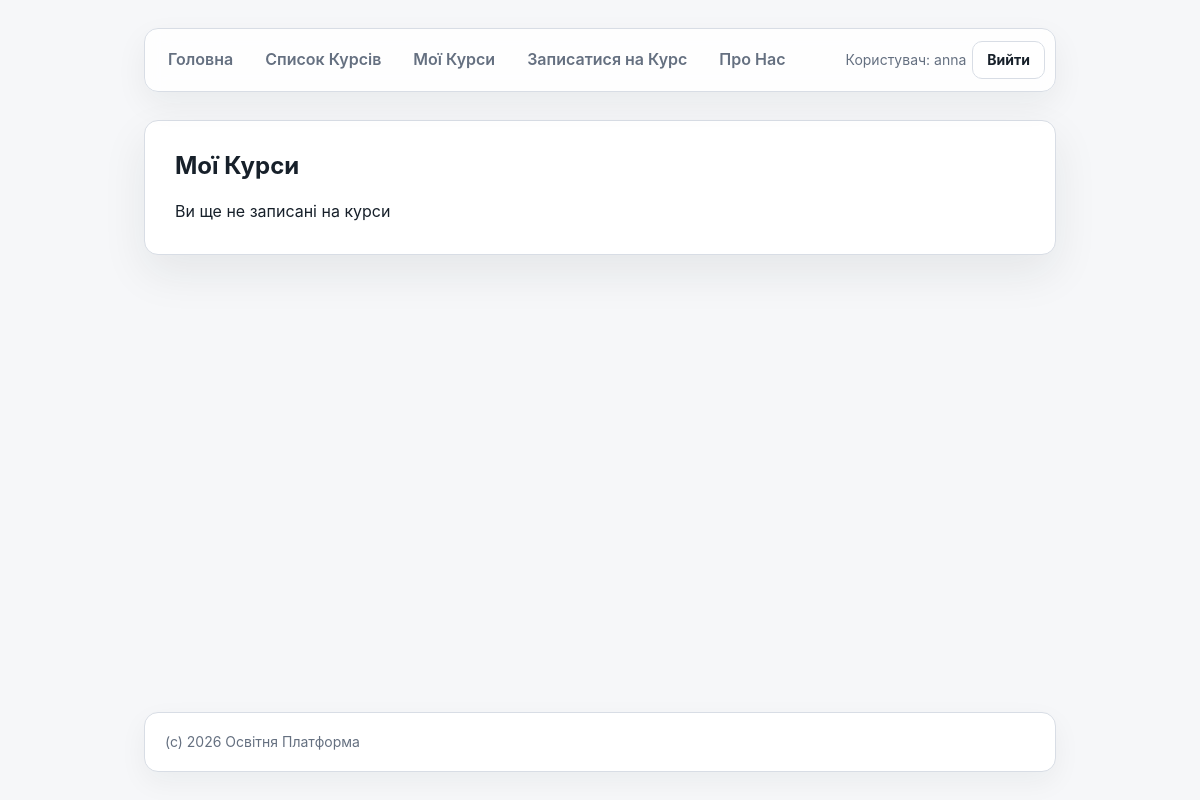
The page /my-courses/ (signed in) on the database as committed earlier.
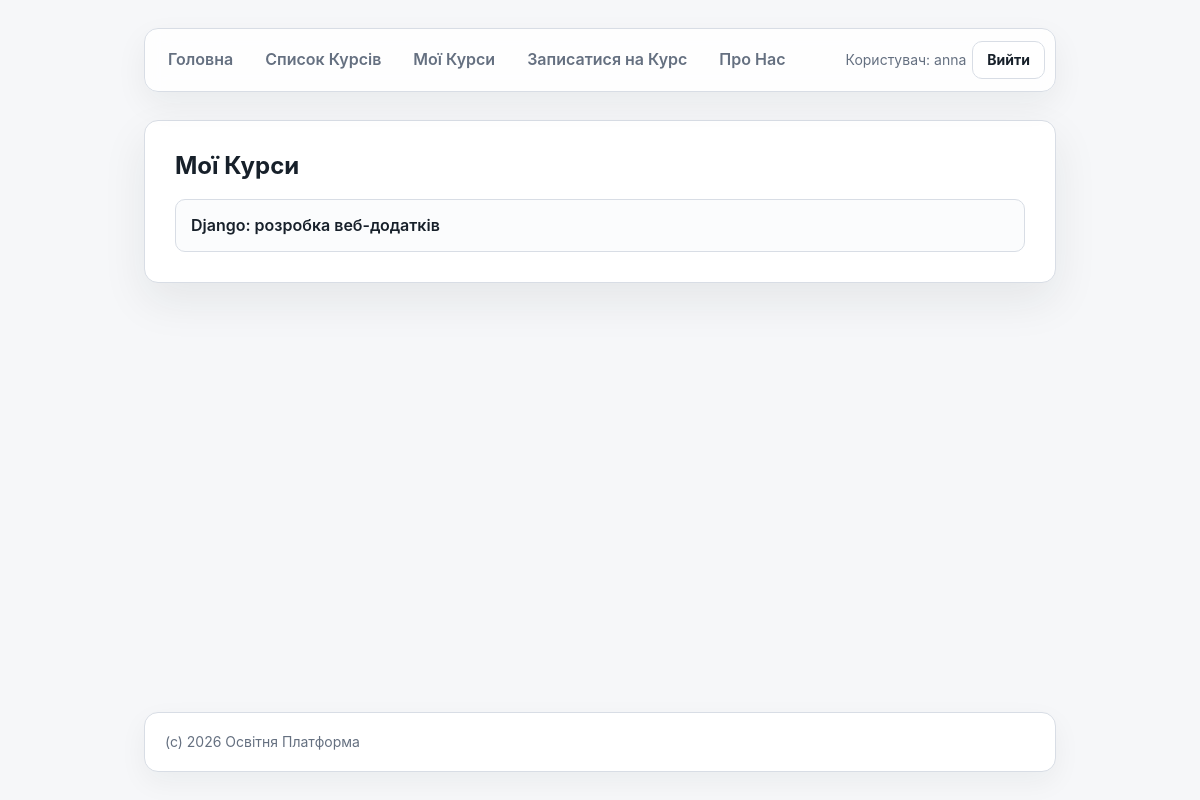
The same page on the database as committed later.
### courses/models/enrollment.py (models this page shows)
class Enrollment(models.Model):
    course = models.ForeignKey(Course, on_delete=models.CASCADE, related_name='enrollments')
    student = models.ForeignKey(settings.AUTH_USER_MODEL, on_delete=models.CASCADE, related_name='enrollments')
    is_active = models.BooleanField(default=True)
    created_at = models.DateTimeField(auto_now_add=True)

### courses/models/course.py (models this page shows, shortened)
class Course(models.Model):
    LEVELS = [
        ('beginner', 'Beginner'),
        ('intermediate', 'Intermediate'),
        ('advanced', 'Advanced'),
    ]
    name = models.CharField(max_length=200)
    description = models.TextField()
    author = models.CharField(max_length=200, null=True, blank=True)
    level = models.CharField(max_length=32, choices=LEVELS, default='beginner')
    price = models.DecimalField(decimal_places=2, max_digits=6, default=5000.0)
    is_test = models.BooleanField(default=False)
    created_at = models.DateTimeField(auto_now_add=True)
    updated_at = models.DateTimeField(auto_now=True)

### courses/views.py (the view)
# urls.py: path('my-courses/', my_courses, name='my_courses'),
@login_required
def my_courses(request):
    enrollments = Enrollment.objects.filter(student=request.user).select_related('course')
    return render(request, 'courses/my_courses.html', {'enrollments': enrollments})

### courses/templates/courses/my_courses.html (shortened to what this page needs)
{% extends 'courses/base.html' %}
{% block main %}
<main>
    <strong>Мої Курси</strong>
    <ul>
    {% for enrollment in enrollments %}
        <li><a href="{% url 'course_details' enrollment.course.id %}">{{ enrollment.course.name }}</a></li>
    {% empty %}
        Ви ще не записані на курси
    {% endfor %}
    </ul>
</main>
{% endblock %}

### courses/templates/courses/base.html (shortened to what this page needs)
<!doctype html>
{% load static %}
<html lang="uk">
<head>
    <link rel="stylesheet" href="{% static 'courses/css/style.css' %}?t=2" />
</head>
<body>
{% include 'courses/includes/navbar.html' %}
{% block main %}
{% endblock %}
{% include 'courses/includes/footer.html' %}
</body>
</html>

### courses/templates/courses/includes/navbar.html (shortened to what this page needs)
<nav>
    <div class="nav-links">
        <a href="{% url 'home' %}">Головна</a>
        <a href="{% url 'courses_list' %}">Список Курсів</a>
        {% if request.user.is_authenticated %}
            <a href="{% url 'my_courses' %}">Мої Курси</a>
            <a href="{% url 'enroll_course' %}">Записатися на Курс</a>
        {% endif %}
        <a href="{% url 'about' %}">Про Нас</a>
    </div>
    <div class="nav-auth">
        {% if request.user.is_authenticated %}
            <span>Користувач: {{ request.user.username }}</span>
            <form method="post" action="{% url 'logout' %}">
                <button type="submit">Вийти</button>
            </form>
        {% else %}
            <a class="auth-link" href="{% url 'login' %}">Увійти</a>
        {% endif %}
    </div>
</nav>

### courses/templates/courses/includes/footer.html
<footer>
    (c) 2026 Освітня Платформа
</footer>

### courses/static/courses/css/style.css (style rules this page uses)
:root { --bg: #f6f7f9; --surface: #ffffff; --surface-muted: #eef1f5; --text: #17202a; --muted: #657080; --border: #d8dde5; --accent: #2563eb; --accent-dark: #1d4ed8; --shadow: 0 18px 45px rgba(23, 32, 42, 0.08); }
* { box-sizing: border-box; }
html { min-height: 100%; background: var(--bg); }
body { display: flex; min-height: 100vh; flex-direction: column; max-width: 960px; margin: 0 auto; padding: 28px 24px; background: var(--bg); color: var(--text); font-family: Inter, -apple-system, BlinkMacSystemFont, "Segoe UI", Arial, sans-serif; font-size: 16px; line-height: 1.6; }
a { color: var(--accent); text-decoration: none; transition: color 150ms ease, background-color 150ms ease, border-color 150ms ease; }
nav { display: flex; align-items: center; justify-content: space-between; gap: 14px; margin-bottom: 28px; padding: 10px; border: 1px solid var(--border); border-radius: 14px; background: rgba(255, 255, 255, 0.86); box-shadow: 0 12px 32px rgba(23, 32, 42, 0.06); backdrop-filter: blur(10px); }
.nav-links, .nav-auth { display: flex; align-items: center; gap: 6px; }
.nav-links { flex-wrap: wrap; }
.nav-auth { flex-shrink: 0; color: var(--muted); font-size: 14px; }
.nav-auth form { margin: 0; }
nav a { display: inline-flex; align-items: center; justify-content: center; min-height: 38px; padding: 8px 13px; border-radius: 10px; color: var(--muted); font-weight: 600; }
.nav-auth .auth-link, .nav-auth button { display: inline-flex; align-items: center; justify-content: center; min-height: 38px; padding: 8px 14px; border: 1px solid var(--border); border-radius: 10px; background: var(--surface); color: var(--text); font: inherit; font-weight: 700; line-height: 1; cursor: pointer; transition: background-color 150ms ease, border-color 150ms ease, color 150ms ease; }
main { margin-bottom: 32px; padding: 30px; border: 1px solid var(--border); border-radius: 14px; background: var(--surface); box-shadow: var(--shadow); }
main > strong:first-child { display: block; margin-bottom: 18px; color: var(--text); font-size: 24px; line-height: 1.25; }
main ul { display: grid; gap: 10px; margin: 0; padding: 0; list-style: none; }
main li { border: 1px solid var(--border); border-radius: 10px; background: #fbfcfd; }
main li a { display: block; padding: 13px 15px; color: var(--text); font-weight: 600; }
footer { margin-top: auto; padding: 18px 20px; border: 1px solid var(--border); border-radius: 14px; background: var(--surface); color: var(--muted); font-size: 14px; box-shadow: 0 10px 28px rgba(23, 32, 42, 0.05); }

Rows that differ between the two databases and show on the page:
added Enrollment: course.name "Django: розробка веб-додатків"
Other text that changed with them:
text no longer shown: "Ви ще не записані на курси"
